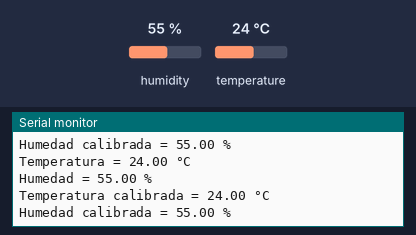
This sketch was run on a simulated Arduino Uno, built with avr-gcc and run on an emulated ATmega328P. Shown: the last lines printed to the serial monitor. The test bench sets the inputs (shaded band); at power-on: humidity 55 %, temperature 24 °C.

Above: at 1.4 s.
1.5 s: humidity set to 22 %
At 2.3 s:
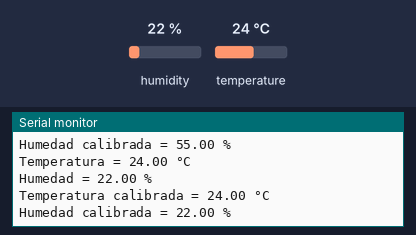
4.8 s: temperature set to 12 °C
At 5.8 s:
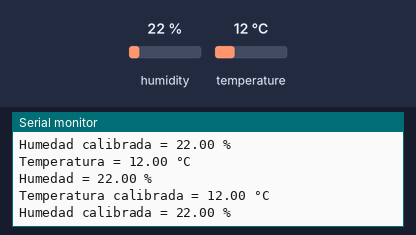
6.3 s: humidity set to 40 %
At 12.6 s:
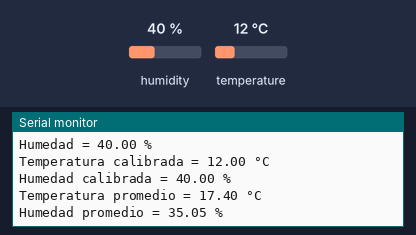
Timing chart, 0 to 13.8 s (numbered marks = the images above; inputs shaded):
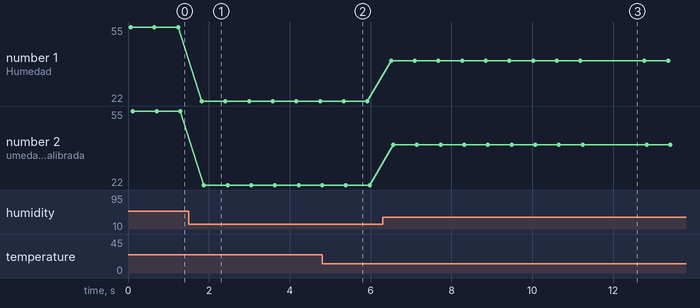

Measured:
- after the input at 1.5 s, the serial monitor: prints a new line after 0.32 s (image 1)
- after the input at 4.8 s, the serial monitor: prints a new line after 0.51 s (image 2)
- after the input at 6.3 s, the serial monitor: prints a new line after 0.20 s (image 3)
- plotted number 1: 55 → 22 after the input at 1.5 s, 22 → 40 after the input at 6.3 s
- plotted number 2: 55 → 22 after the input at 1.5 s, 22 → 40 after the input at 6.3 s

The sketch:

sensorhdc1080.ino
```cpp
#include <ClosedCube_HDC1080.h>
#include <Wire.h>

ClosedCube_HDC1080 sensor;
const double b=0;
const double m=1;
static int t=0;
static int h=0;

void setup() {
sensor.begin(0x40);
Serial.begin(9600);
}

void calibracion_temperatura(double T){
  double temperaturacalibrada=m*T+b;
  Serial.println("Temperatura calibrada = "+String(temperaturacalibrada)+" °C");
}

void calibracion_humedad(double H){
  double temperaturacalibrada=m*H+b;
  Serial.println("Humedad calibrada = "+String(temperaturacalibrada)+" %");
}

void T_promedio_muestras(double T){
  static double suma = 0;
  suma = suma + T;
  t++;
  if(t==20){
    delay(500);
    suma=suma/20;
    Serial.println("Temperatura promedio = "+String(suma)+" °C");
    suma=0;
    t=0;
  }
}

void H_promedio_muestras(double H){
  static double suma = 0;
  static double suma1 = 0;
  suma = suma + H;
  h++;
  if(h==20){
    delay(500);
    suma1=suma/20;
    Serial.println("Humedad promedio = "+String(suma1)+" %");//+String(suma));
    suma=0;
    h=0;
  }
}

void loop() {
  double temperatura = sensor.readTemperature();
  double humedad = sensor.readHumidity();
  Serial.println("Temperatura = "+String(temperatura)+" °C");
  Serial.println("Humedad = "+String(humedad)+" %");
  calibracion_temperatura(temperatura);
  calibracion_humedad(humedad);
  T_promedio_muestras(temperatura);
  H_promedio_muestras(humedad);
  delay(500);

}
```
